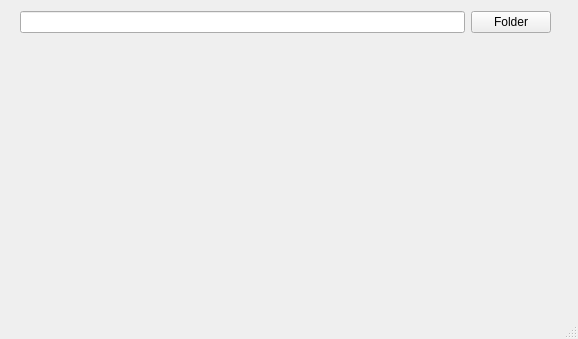
<?xml version="1.0" encoding="UTF-8"?>
<ui version="4.0">
 <class>Filling</class>
 <widget class="QMainWindow" name="Filling">
  <property name="geometry">
   <rect>
    <x>0</x>
    <y>0</y>
    <width>578</width>
    <height>339</height>
   </rect>
  </property>
  <property name="windowTitle">
   <string>Filling</string>
  </property>
  <widget class="QWidget" name="centralwidget">
   <widget class="QLabel" name="ImageLabel">
    <property name="geometry">
     <rect>
      <x>20</x>
      <y>40</y>
      <width>451</width>
      <height>271</height>
     </rect>
    </property>
    <property name="text">
     <string/>
    </property>
   </widget>
   <widget class="QWidget" name="">
    <property name="geometry">
     <rect>
      <x>20</x>
      <y>10</y>
      <width>531</width>
      <height>24</height>
     </rect>
    </property>
    <layout class="QHBoxLayout" name="horizontalLayout">
     <item>
      <widget class="QLineEdit" name="Path"/>
     </item>
     <item>
      <widget class="QPushButton" name="FolderSelection">
       <property name="text">
        <string>Folder</string>
       </property>
      </widget>
     </item>
    </layout>
   </widget>
  </widget>
  <widget class="QStatusBar" name="statusbar"/>
 </widget>
 <resources/>
 <connections/>
</ui>
